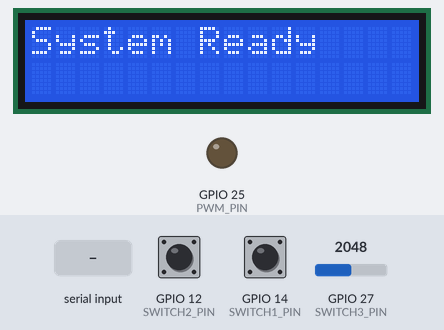
The program below on a simulated ESP32. On the bench: 16×2 character LCD, output pins drawn as LEDs (lit = HIGH). The test bench sets the inputs (shaded band); at power-on: GPIO 12 (SWITCH2_PIN) HIGH, GPIO 14 (SWITCH1_PIN) HIGH, GPIO 27 (SWITCH3_PIN) = 2048. What the program prints to the serial monitor is not drawn.

Above: at 3.2 s.
3.3 s: GPIO 12 (SWITCH2_PIN) pulled LOW for 0.15 s
At 4.4 s:
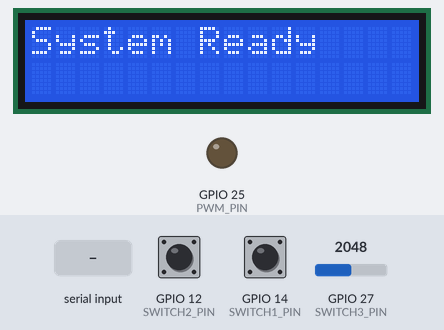
4.9 s: GPIO 14 (SWITCH1_PIN) pulled LOW for 0.15 s
6.5 s: GPIO 12 (SWITCH2_PIN) pulled LOW for 3.2 s
At 8.0 s:
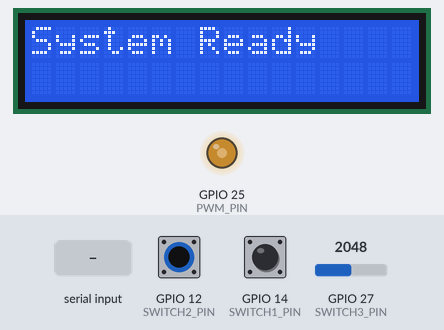
11.3 s: GPIO 12 (SWITCH2_PIN) driven LOW and GPIO 14 (SWITCH1_PIN) driven LOW
13.4 s: "90,45\n" received over Serial
At 14.6 s:
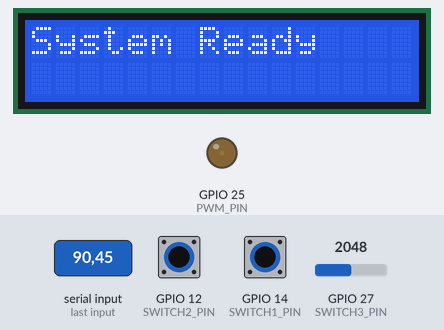
14.9 s: "0\n" received over Serial
At 15.8 s:
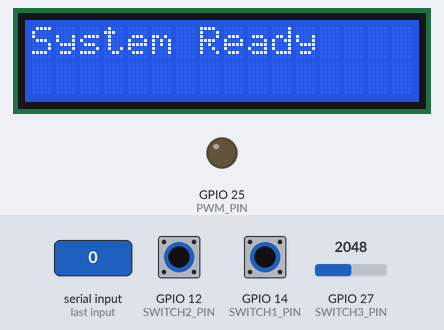
Timing chart, 0 to 17.4 s (numbered marks = the images above; inputs shaded):
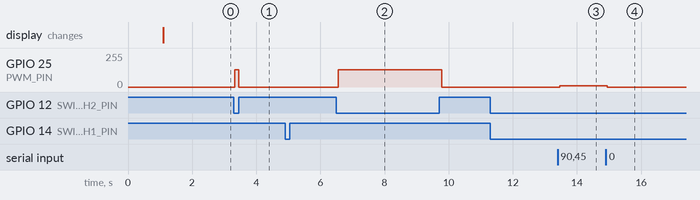

Measured:
- after the input at 3.3 s, GPIO 25 (PWM_PIN): 0/255 → 128/255 at once, → 0/255 0.12 s later
- after the input at 4.9 s, every drawn part: stays the same
- after the input at 6.5 s, GPIO 25 (PWM_PIN): 0/255 → 128/255 after 0.06 s, → 0/255 3.2 s later
- after the input at 11.3 s, every drawn part: stays the same
- after the input at 13.4 s, GPIO 25 (PWM_PIN): 0/255 → 8/255 after 0.07 s
- after the input at 14.9 s, GPIO 25 (PWM_PIN): 8/255 → 0/255 at once

The program:

main.cpp
```cpp
#include "InputOutput.h"

InputOutput io;

enum DisplayMode { MODE_ANALOG = 0, MODE_LUX = 1 };

// runtime state
static DisplayMode displayMode = MODE_LUX;
static bool pwmEnabled = false;

void setup() {
  io.begin();  // Initialize all peripherals

  // ensure PWM off at start
  io.setPWM(0);
}

void loop() {
  io.update();  // Update input/output states

  // Read current switches (INPUT_PULLUP: true==HIGH==released, false==LOW==pressed)
  bool sw1 = io.getSwitch1();
  bool sw2 = io.getSwitch2();

  // Swithc controls
  if (sw1) {
    displayMode = MODE_ANALOG;
  }
  else {
    displayMode = MODE_LUX;
  }

  if (sw2) {
    pwmEnabled = false;
  }
  else {
    pwmEnabled = true;
  }

  // Determine the input value (0.0 - 1.0) depending on mode
  float inputNorm = 0.0f;
  int rawLux = io.getLuxValue();
  int lux = io.getClampedLux(rawLux);  // Clamp to 1-min bounds
  float pot = io.getAnalogValue(); // already scaled 0..1 in InputOutput

  if (displayMode == MODE_ANALOG) {
    inputNorm = pot;
  } else {
    // Use clamped lux for LED output
    inputNorm = (float)lux / 2750.0f;
    if (inputNorm < 0.0f) inputNorm = 0.0f;
    if (inputNorm > 1.0f) inputNorm = 1.0f;
  }

  // Apply PWM if enabled
  if (pwmEnabled) {
    // scale to configured max PWM value (from Config.h)
    uint32_t duty = (uint32_t)(inputNorm * (float)MAX_PWM_VALUE + 0.5f);
    if (duty > MAX_PWM_VALUE) duty = MAX_PWM_VALUE;
    io.setPWM((float)duty);
  }
  else {
    io.setPWM(0.0);
  }

  // Update LCD display: print mode and value (fit to 16x2)
  LiquidCrystal_I2C lcd = io.getLCD();
  lcd.clear();
  lcd.setCursor(0, 0);
  if (displayMode == MODE_ANALOG) {
    lcd.print("Mode: ANALOG");
  } else {
    lcd.print("Mode: LUX    ");
  }

  lcd.setCursor(0, 1);
  if (displayMode == MODE_ANALOG) {
    // show pot value as fraction
    lcd.print("Pot:");
    lcd.print(pot, 3);
  } else {
    // show raw lux (what's received) on LCD
    lcd.print("Lux:");
    lcd.print(rawLux);
  }

  // Optional serial log for debugging
  Serial.println(io.toString());

  delay(LOOP_DELAY_MS); // update rate
}
```

InputOutput.cpp
```cpp
#include "InputOutput.h"

InputOutput::InputOutput() : lcd(0x27, 16, 2), sw1(false), sw2(false),
                             potValue(0.0), luxValue(0),
                             bufferIndex(0), bufferCount(0),
                             liveMin(0), liveMax(0) {
  for (int i = 0; i < LUX_BUFFER_SIZE; i++) {
    luxBuffer[i] = 0;
  }
}

void InputOutput::begin() {
  // Serial & I2C Setup
  Serial.begin(UART0_BAUD);
  Wire.begin(LCD_SDA, LCD_SCL);
  Wire.setClock(I2C_FREQUENCY);

  // LCD Init
  lcd.init();
  lcd.backlight();
  lcd.clear();
  lcd.setCursor(0, 0);
  lcd.print("ESP32 Init...");

  // Configure Pins
  pinMode(SWITCH1_PIN, INPUT_PULLUP);
  pinMode(SWITCH2_PIN, INPUT_PULLUP);
  pinMode(PWM_PIN, OUTPUT);

  // Configure PWM
  ledcSetup(PWM_CHANNEL, PWM_FREQ, PWM_RES_BITS);
  ledcAttachPin(PWM_PIN, PWM_CHANNEL);

  // Setup Complete
  delay(1000);
  lcd.clear();
  lcd.setCursor(0, 0);
  lcd.print("System Ready");
  Serial.println("==================");
  Serial.println("   System Ready   ");
  Serial.println("==================");
  delay(1000);
}

void InputOutput::update() {
  readSwitches();
  readAnalog();
  readUART();
}

void InputOutput::readSwitches() {
  sw1 = digitalRead(SWITCH1_PIN);
  sw2 = digitalRead(SWITCH2_PIN);
}

void InputOutput::readAnalog() {
  potValue = analogRead(SWITCH3_PIN) / 4095.0;
}

void InputOutput::readUART() {
  if (Serial.available()) {
    String line = Serial.readStringUntil('\n');
    line.trim();
    luxValue = line.toFloat();
  }
}

void InputOutput::setPWM(float pwmValue) {
  ledcWrite(PWM_CHANNEL, pwmValue);
}

String InputOutput::toString() {
  String result = "[Switches] S1=";
  result += (sw1 ? "HIGH" : "LOW ");
  result += " S2=";
  result += (sw2 ? "HIGH" : "LOW ");
  result += " | [Analog] ";
  result += String(potValue);
  result += " | [Lux] ";
  result += String(luxValue);
  return result;
}

// IO methods
bool InputOutput::getSwitch1() { return sw1; }
bool InputOutput::getSwitch2() { return sw2; }
float InputOutput::getAnalogValue() { return potValue; }
int InputOutput::getLuxValue() { return luxValue; }
LiquidCrystal_I2C InputOutput::getLCD() { return lcd; }

// Bounds buffer methods
void InputOutput::updateBounds() {
  if (bufferCount == 0) return;

  liveMin = luxBuffer[0];
  liveMax = luxBuffer[0];
  for (int i = 1; i < bufferCount; i++) {
    if (luxBuffer[i] < liveMin) liveMin = luxBuffer[i];
    if (luxBuffer[i] > liveMax) liveMax = luxBuffer[i];
  }
}

int InputOutput::getClampedLux(int rawLux) {
  // Add raw value to buffer (so system can adapt to real changes)
  luxBuffer[bufferIndex] = rawLux;
  bufferIndex = (bufferIndex + 1) % LUX_BUFFER_SIZE;
  if (bufferCount < LUX_BUFFER_SIZE) bufferCount++;

  // Update min/max bounds from buffer
  updateBounds();

  // First minute: no clamping, just return raw value
  if (bufferCount < LUX_BUFFER_SIZE) {
    return rawLux;
  }

  // Clamp to bounds
  if (rawLux < liveMin) return liveMin;
  if (rawLux > liveMax) return liveMax;
  return rawLux;
}
```

InputOutput.h
```cpp
#ifndef INPUT_OUTPUT_H
#define INPUT_OUTPUT_H

#include <Arduino.h>
#include <Wire.h>
#include <LiquidCrystal_I2C.h>
#include <string>
#include "Config.h"

class InputOutput {
public:
  InputOutput();
  void begin();             // Setup the IO components
  void update();            // Updates input variables
  bool getSwitch1();        // Get sw1 state {HIGH, LOW}
  bool getSwitch2();        // Get sw2 state {HIGH, LOW}
  float getAnalogValue();   // Get potValue [0,1]
  int getLuxValue();        // Get luxValue [0,MAX)
  int getClampedLux(int rawLux); // Get lux clamped to 1-min bounds
  LiquidCrystal_I2C getLCD();    // Get lcd object
  void setPWM(float pwmValue);   // Set PWM duty cycle [0,1]
  String toString();        // Return string representation

private:
  LiquidCrystal_I2C lcd;  // Chamber LCD object
  bool sw1, sw2;          // Chamber switch 1 & switch 2
  float potValue;         // Scaled potValue [0, 1]
  int luxValue;           // raw luxValue [0,MAX)

  // Bounds buffer (1 minute of lux history)
  int luxBuffer[LUX_BUFFER_SIZE];
  int bufferIndex;
  int bufferCount;
  int liveMin, liveMax;

  void readSwitches();    // Update sw1 & sw2
  void readAnalog();      // Update potValue
  void readUART();        // Update inputLux
  void updateBounds();    // Recalculate min/max from buffer
};

#endif
```

Config.h
```cpp
// ESP32 Chamber Configuration File

// ---------- Pin Definitions ----------
#define SWITCH1_PIN 14      // Input switch 1 with pull-up
#define SWITCH2_PIN 12      // Input switch 2 with pull-up
#define SWITCH3_PIN 27      // Potentiometer analog pin
#define PWM_PIN     25      // PWM output pin
#define LCD_SDA     21      // LCD SDA Pin
#define LCD_SCL     22      // LCD SCL Pin
#define UART0_BAUD  115200  // UART0 baud rate

// ---------- PWM Settings ----------
#define PWM_FREQ      5000   // 5 kHz PWM
#define PWM_CHANNEL   0      // PWM Channel
#define PWM_RES_BITS  10     // 10-bit (0–1023)
#define MAX_PWM_VALUE 1023   // Max for 10-bit
#define SCALE_CONSTANT 2750  // Lux scaling constant (increase to decrease intensity)

// ---------- Other Settings ----------
#define I2C_FREQUENCY 400000 // 400 kHz Frequency
#define LOOP_DELAY_MS 100    // 100 milliseconds loop delay

// ---------- Bounds Buffer Settings ----------
#define LUX_BUFFER_SIZE 600  // 1 minute of samples at 100ms intervals
```
